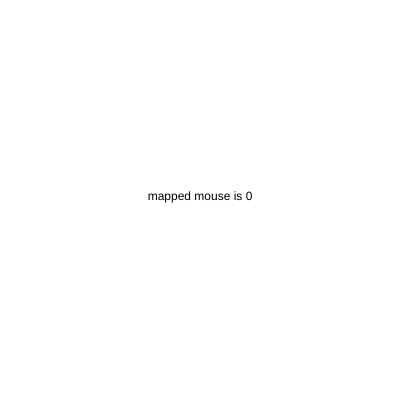
Frame 1 (no input)
Frame 60 (no input): identical to frame 1, image omitted
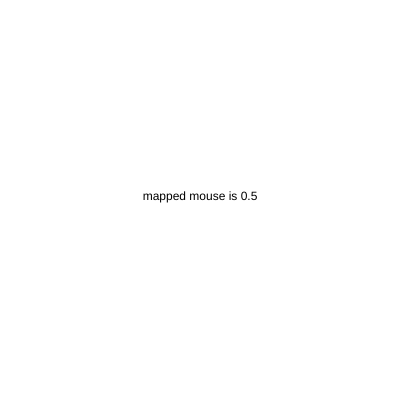
Frame 120 (the mouse pressed at the canvas centre since frame 60)

The p5.js sketch that drew these frames (run headless with seeded random() and noise() and a simulated clock; from frame 60 on, the mouse is pressed at the canvas centre):

// p5.js sketch
// ── sketch.js
function setup() {
  createCanvas(400,400);
  textAlign(CENTER);
}
function draw(){
  background(255);
  var mappedMouse = map(mouseX, 0,width, 0,1);
  text("mapped mouse is " + mappedMouse, width/2, height/2);
}
